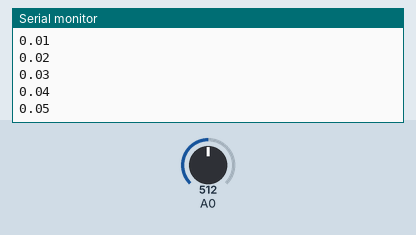
Bench run of a sketch on a simulated Arduino Uno, built with avr-gcc and run on an emulated ATmega328P. On the bench: the last lines printed to the serial monitor. Inputs (shaded band) come from the test bench; at power-on: A0 = 512.

Above: at 1.2 s.
1.3 s: A0 set to 716
At 1.43 s:
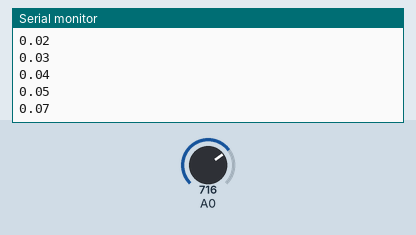
2.8 s: A0 set to 900
At 2.94 s:
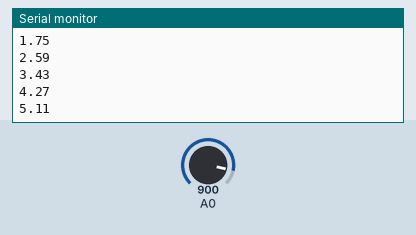
Timing chart, 0 to 5.8 s (numbered marks = the images above; inputs shaded):
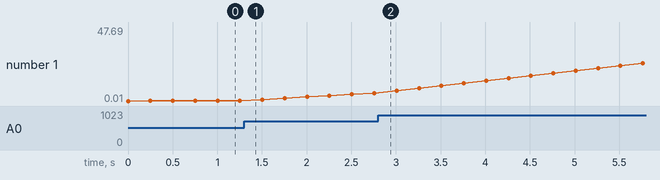

Measured:
- plotted number 1: 0.07 → 5.11 after the input at 1.3 s, 5.11 → 47.69 after the input at 2.8 s

The sketch:

dfrobot50amps.ino
```cpp
/*
50A Current Sensor(AC/DC)(SKU:SEN0098) Sample Code
This code shows you how to get raw datas from the sensor through Arduino and convert the raw datas to the value of the current according to the datasheet;
Smoothing algorithm (http://www.arduino.cc/en/Tutorial/Smoothing) is used to make the outputting current value more reliable;
Created 27 December 2011
By Barry Machine
www.dfrobot.com
Version:0.2
*/

const int numReadings = 30;
float readings[numReadings];      // the readings from the analog input
int index = 0;                  // the index of the current reading
float total = 0;                  // the running total
float average = 0;                // the average

float currentValue = 0;

void setup()
{
  Serial.begin(9600);
  for (int thisReading = 0; thisReading < numReadings; thisReading++)
    readings[thisReading] = 0;
}
void loop()
{
    total= total - readings[index];
    readings[index] = analogRead(0); //Raw data reading
    readings[index] = (readings[index]-509)*5/1024/0.04-0.04;//Data processing:510-raw data from analogRead when the input is 0; 5-5v; the first 0.04-0.04V/A(sensitivity); the second 0.04-offset val;
    total= total + readings[index];
    index = index + 1;
    if (index >= numReadings)
      index = 0;
    average = total/numReadings;   //Smoothing algorithm (http://www.arduino.cc/en/Tutorial/Smoothing)
    currentValue= average;
    Serial.println(currentValue);
    delay(250);
}
```
